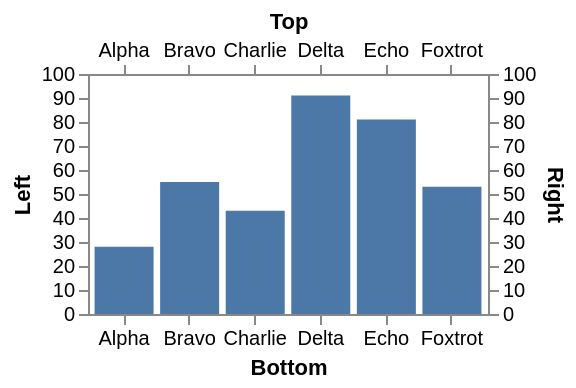

This figure's Vega-Lite source:
### Vega specification from a JSON file in a GitHub repository (floating-point values rounded to 4 significant figures)
{"width": 200, "height": 120, "padding": 5, "data": [{"name": "t", "values": [{"a": "Alpha", "b": 28, "c": "x", "d": 1}, {"a": "Bravo", "b": 55, "c": "y", "d": 2}, {"a": "Charlie", "b": 43, "c": "x", "d": 3}, {"a": "Delta", "b": 91, "c": "z", "d": 4}, {"a": "Echo", "b": 81, "c": "y", "d": 5}, {"a": "Foxtrot", "b": 53, "c": "z", "d": 6}]}], "scales": [{"name": "x", "type": "band", "domain": {"data": "t", "field": "a"}, "range": "width", "padding": 0.1}, {"name": "y", "type": "linear", "domain": {"data": "t", "field": "b"}, "range": "height", "nice": true}, {"name": "color", "type": "ordinal", "domain": {"data": "t", "field": "c"}, "range": {"scheme": "category10"}}, {"name": "ramp", "type": "linear", "domain": {"data": "t", "field": "d"}, "range": {"scheme": "blues"}}, {"name": "size", "type": "linear", "domain": {"data": "t", "field": "b"}, "range": [10, 200]}, {"name": "shape", "type": "ordinal", "domain": {"data": "t", "field": "c"}, "range": "symbol"}, {"name": "quant", "type": "quantize", "domain": [0, 100], "range": {"scheme": "greens", "count": 4}}], "marks": [{"type": "rect", "from": {"data": "t"}, "encode": {"enter": {"x": {"scale": "x", "field": "a"}, "width": {"scale": "x", "band": 1}, "y": {"scale": "y", "field": "b"}, "y2": {"scale": "y", "value": 0}}}}], "axes": [{"orient": "top", "scale": "x", "title": "Top"}, {"orient": "bottom", "scale": "x", "title": "Bottom"}, {"orient": "left", "scale": "y", "title": "Left"}, {"orient": "right", "scale": "y", "title": "Right"}]}
